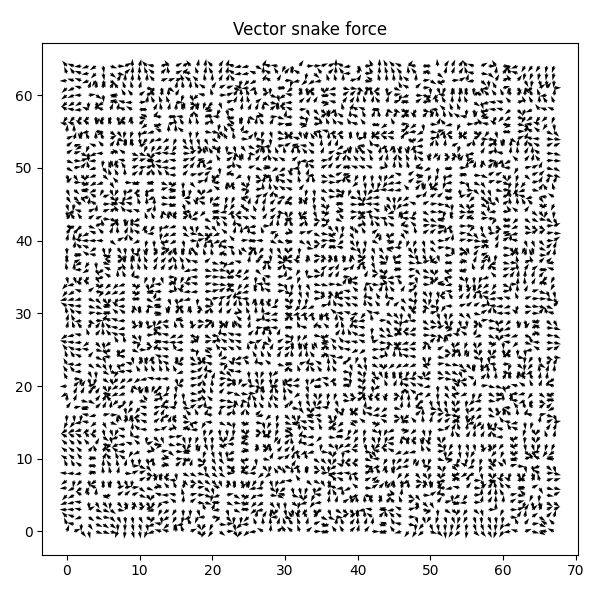

Write the Python code that produced this figure.
import os
import sys
import numpy as np
import matplotlib.pyplot as plt
from skimage.io import imread
from scipy.io import loadmat
from libDIP.snakeMap4e import snakeMap4e
from libDIP.snakeForce4e import snakeForce4e
from libDIPUM.data_path import dip_data

# Parameters
T = 0.001
Sig = 15
NSig = 3
Order = 'after'

# Data
img_path = dip_data('noisy-elliptical-object.tif')
g = imread(img_path)

# Load initial snake data (overrides g if present)
mat = loadmat('Figure112.mat')

# Edge map
emap = snakeMap4e(g, T, Sig, NSig, Order)

# Snake force using plain gradient
FTx, FTy = snakeForce4e(emap, 'gradient')

# Normalize the forces
mag = np.sqrt(FTx ** 2 + FTy ** 2)
FTx = FTx / (mag + 1e-10)
FTy = FTy / (mag + 1e-10)

# Reduce density
FTxr = FTx[::10, ::10]
FTyr = FTy[::10, ::10]

# Display
fig, ax = plt.subplots(1, 1, figsize=(6, 6))
ax.quiver(np.flipud(FTyr), np.flipud(-FTxr), angles='xy', scale_units='xy', scale=1)
ax.set_title('Vector snake force')
ax.set_aspect('equal', adjustable='box')

plt.tight_layout()
plt.savefig('Figure115.png')
plt.show()
